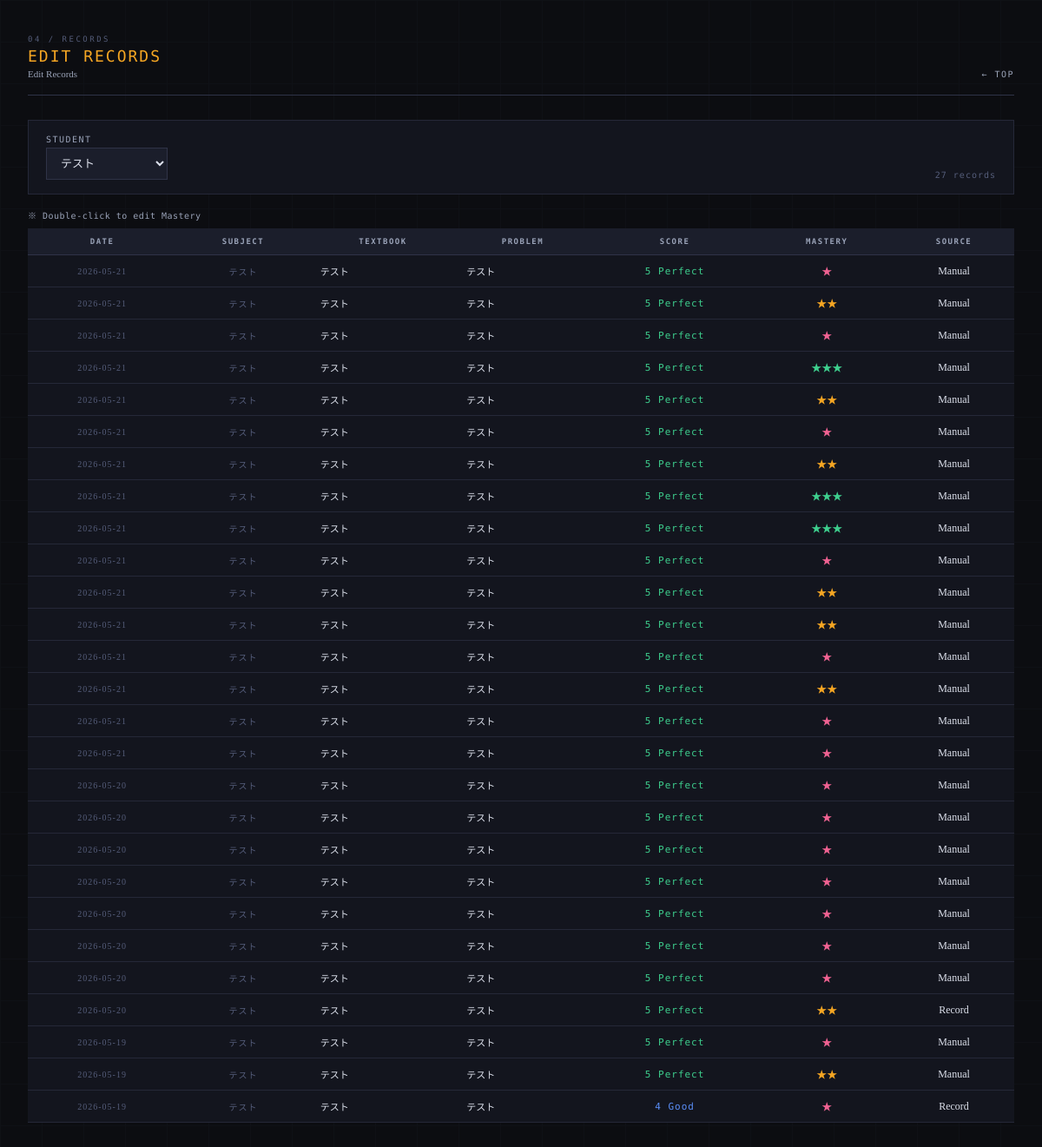
Before: /record/list with the older database file.
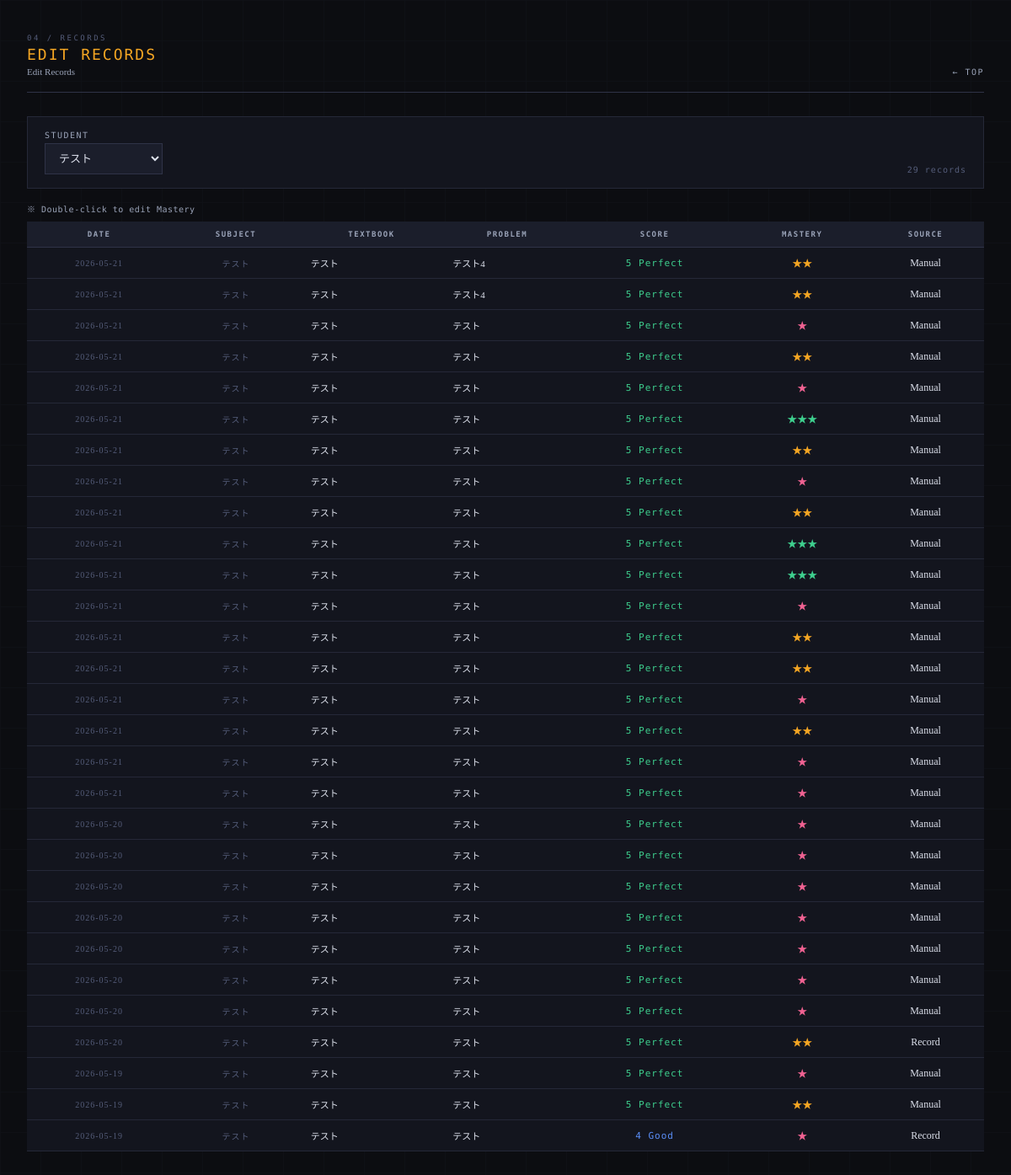
After: the same page with the newer database file.
### tables this page shows
CREATE TABLE history (
            history_id INTEGER PRIMARY KEY AUTOINCREMENT,
            student_id TEXT NOT NULL,
            problem_id INTEGER NOT NULL,
            date TEXT NOT NULL,
            correct INTEGER NOT NULL,
            mastery INTEGER NOT NULL,
            category TEXT NOT NULL, score INTEGER DEFAULT 5,
            FOREIGN KEY (student_id) REFERENCES students(student_id),
            FOREIGN KEY (problem_id) REFERENCES problems(problem_id)
        );

CREATE TABLE problems (
            problem_id INTEGER PRIMARY KEY AUTOINCREMENT,
            subject TEXT NOT NULL,
            textbook TEXT NOT NULL,
            problem_number TEXT NOT NULL,
            importance TEXT NOT NULL,
            type TEXT NOT NULL
        , instruction TEXT, difficulty INTEGER DEFAULT 3, review_value INTEGER DEFAULT 3, estimated_minutes INTEGER DEFAULT 15, textbook_id INTEGER, section_id INTEGER, order_in_textbook INTEGER, total_minutes INTEGER DEFAULT NULL);

### app.py (the view)
@app.route("/record/list")
def record_list():
    conn = get_connection()
    c = conn.cursor()
    c.execute("SELECT * FROM students ORDER BY student_id")
    students = c.fetchall()
    student_id = request.args.get("student_id",
                  students[0]["student_id"] if students else None)
    records = []
    if student_id:
        c.execute("""
            SELECT h.history_id, h.date, h.correct, h.mastery, h.category,
               h.score,
                   p.subject, p.textbook, p.problem_number
            FROM history h
            JOIN problems p ON h.problem_id = p.problem_id
            WHERE h.student_id = ?
            ORDER BY h.date DESC, h.history_id DESC
            LIMIT 100
        """, (student_id,))
        records = c.fetchall()
    conn.close()
    return render_template("record_list.html", students=students,
                           records=records, selected_student=student_id)

### app.py (called while the page is built)
@app.template_filter("cat_en")
def cat_en_filter(v):
    return CAT_EN.get(v, v)

### database.py (called while the page is built)
def get_connection():
    conn = sqlite3.connect(DB_PATH)
    conn.row_factory = sqlite3.Row
    return conn

### templates/record_list.html (shortened to what this page needs)
<!DOCTYPE html>
<html lang="ja">
<head>
</head>
<body>
<div class="container">
  <div class="page-header fade-in">
    <div>
      <div class="page-label">04 / Records</div>
      <div class="page-title" style="color:#f5a623;">Edit Records</div>
      <div class="page-title-ja">Edit Records</div>
    </div>
    <a class="page-header-back" href="/">TOP</a>
  </div>
  <div class="filter-bar fade-in">
    <form method="GET" style="display:contents;">
      <div>
        <label>Student</label>
        <select name="student_id" onchange="this.form.submit()" style="min-width:140px;">
          {%- for s in students %}
          <option value="{{ s.student_id }}"
            {%- if s.student_id == selected_student %} selected{%- endif %}>
            {{ s.name }}
          </option>
          {%- endfor %}
        </select>
      </div>
    </form>
    <span class="meta-text" style="margin-left:auto;">{{ records|length }} records</span>
  </div>
  <div style="font-family:'DM Mono',monospace;font-size:10px;color:var(--text-muted);
    margin-bottom:8px;letter-spacing:0.5px;">
    ※ Double-click to edit Mastery
  </div>
  <div class="fade-in" style="overflow-x:auto;">
  <table class="data-table">
    <thead>
      <tr>
        <th>Date</th><th>Subject</th><th>Textbook</th><th>Problem</th>
        <th>Score</th><th>Mastery</th><th>Source</th>
      </tr>
    </thead>
    <tbody>
    {%- for r in records %}
    <tr id="hrow-{{ r.history_id }}">
      <td class="meta-text" style="white-space:nowrap;">{{ r.date }}</td>
      <td class="meta-text">{{ r.subject }}</td>
      <td class="left" style="font-size:11px;max-width:160px;overflow:hidden;text-overflow:ellipsis;white-space:nowrap;">
        {{ r.textbook }}
      </td>
      <td class="left" style="font-size:11px;max-width:180px;overflow:hidden;text-overflow:ellipsis;white-space:nowrap;">
        {{ r.problem_number }}
      </td>
      <td>
        {%- set sc = r.score if r.score else (5 if r.correct == 1 else 1) %}
        {%- if sc == 5 %}
        <span style="color:var(--green);font-family:'DM Mono',monospace;font-size:11px;letter-spacing:1px;">5 Perfect</span>
        {%- elif sc == 4 %}
        <span style="color:var(--blue);font-family:'DM Mono',monospace;font-size:11px;letter-spacing:1px;">4 Good</span>
        {%- elif sc == 3 %}
        <span style="color:var(--amber);font-family:'DM Mono',monospace;font-size:11px;letter-spacing:1px;">3 Recall</span>
        {%- elif sc == 2 %}
        <span style="color:var(--rose);font-family:'DM Mono',monospace;font-size:11px;letter-spacing:1px;">2 Retry</span>
        {%- else %}
        <span style="color:var(--red);font-family:'DM Mono',monospace;font-size:11px;letter-spacing:1px;">1 Failed</span>
        {%- endif %}
      </td>
      <td class="mastery-cell" data-id="{{ r.history_id }}" data-mastery="{{ r.mastery }}">
        {%- set m = r.mastery %}
        <span class="editable mastery-{{ m }}"
          ondblclick="startMasteryEdit(this, {{ r.history_id }}, {{ m }})">
          {{ '★' * m }}
        </span>
      </td>
      <td>
        {{ r.category | cat_en }}
      </td>
    </tr>
    {%- endfor %}
    </tbody>
  </table>
  </div>
</div>
</body>
</html>

### templates/record_list.html (style rules this page uses)
:root { --bg: #0c0d11; --surface: #13151e; --surface2: #1b1e2b; --surface3: #222536; --border: #252838; --border-light: #2f3347; --text: #dde1ec; --text-muted: #9aa3b8; --text-dim: #555d7a; --blue: #5b8ff9; --green: #3ecf8e; --amber: #f5a623; --rose: #f06292; --red: #ef4444; --blue-bg: rgba(91,143,249,0.10); --green-bg: rgba(62,207,142,0.10); --amber-bg: rgba(245,166,35,0.10); --rose-bg: rgba(240,98,146,0.10); }
*, *::before, *::after { margin:0; padding:0; box-sizing:border-box; }
body { font-family: 'Noto Serif JP', serif; background: var(--bg); color: var(--text); min-height: 100vh; padding: 40px 32px 80px; -webkit-font-smoothing: antialiased; }
body::after { content: ''; position: fixed; inset: 0; background-image: linear-gradient(var(--border) 1px, transparent 1px), linear-gradient(90deg, var(--border) 1px, transparent 1px); background-size: 48px 48px; opacity: 0.15; pointer-events: none; z-index: 0; }
.container { max-width:1200px; margin:0 auto; position:relative; z-index:1; }
.page-header { display:flex; align-items:flex-end; justify-content:space-between; margin-bottom:28px; padding-bottom:18px; border-bottom:1px solid var(--border-light); }
.page-label { font-family:'DM Mono',monospace; font-size:9px; letter-spacing:2.5px; text-transform:uppercase; color:var(--text-dim); margin-bottom:4px; }
.page-title { font-family:'DM Mono',monospace; font-weight:500; font-size:18px; letter-spacing:2px; text-transform:uppercase; }
.page-title-ja { font-family:'Noto Serif JP',serif; font-weight:300; font-size:11px; color:var(--text-muted); margin-top:4px; }
.page-header-back { font-family:'DM Mono',monospace; font-size:10px; color:var(--text-muted); letter-spacing:1.5px; text-decoration:none; transition:color 0.15s; }
.page-header-back::before { content:'← '; }
label { display:block; font-family:'DM Mono',monospace; font-size:10px; letter-spacing:1.5px; text-transform:uppercase; color:var(--text-muted); margin-bottom:6px; margin-top:16px; }
label:first-child { margin-top:0; }
input[type="text"], input[type="date"], input[type="number"], select, textarea { width:100%; padding:9px 12px; background:var(--surface2); border:1px solid var(--border-light); color:var(--text); font-family:'Noto Serif JP',serif; font-size:13px; outline:none; transition:border-color 0.15s; }
select option { background:var(--surface2); }
.data-table { width:100%; border-collapse:collapse; background:var(--surface); font-size:12px; }
.data-table th { background:var(--surface2); color:var(--text-muted); font-family:'DM Mono',monospace; font-size:9px; letter-spacing:1.5px; text-transform:uppercase; padding:10px 12px; text-align:center; border-bottom:1px solid var(--border-light); white-space:nowrap; }
.data-table td { padding:9px 12px; border-bottom:1px solid var(--border); text-align:center; vertical-align:middle; font-family:'Noto Serif JP',serif; }
.data-table td.left { text-align:left; }
.filter-bar { background:var(--surface); border:1px solid var(--border); padding:16px 20px; margin-bottom:16px; display:flex; gap:16px; align-items:flex-end; flex-wrap:wrap; }
.filter-bar label { margin:0 0 4px 0; }
.filter-bar select, .filter-bar input { width:auto; }
.meta-text { font-family:'DM Mono',monospace; font-size:10px; color:var(--text-dim); letter-spacing:1px; }
.mastery-1 { color:var(--rose); }
.mastery-2 { color:var(--amber); }
.mastery-3 { color:var(--green); }
.fade-in { animation:fadeIn 0.3s ease both; }
.editable { cursor:pointer; padding:2px 6px; border-radius:2px; transition:background 0.12s; }

Changed rows visible on the page:
added history: date "2026-05-21", subject "テスト", textbook "テスト", problem_number "テスト4", shows "5 Perfect", value "★★", category|cat_en "Manual", mastery 2 (drawn)
added history: date "2026-05-21", subject "テスト", textbook "テスト", problem_number "テスト4", shows "5 Perfect", value "★★", category|cat_en "Manual", mastery 2 (drawn)
Other visible differences:
{{ records|length }}: "27" → "29"
